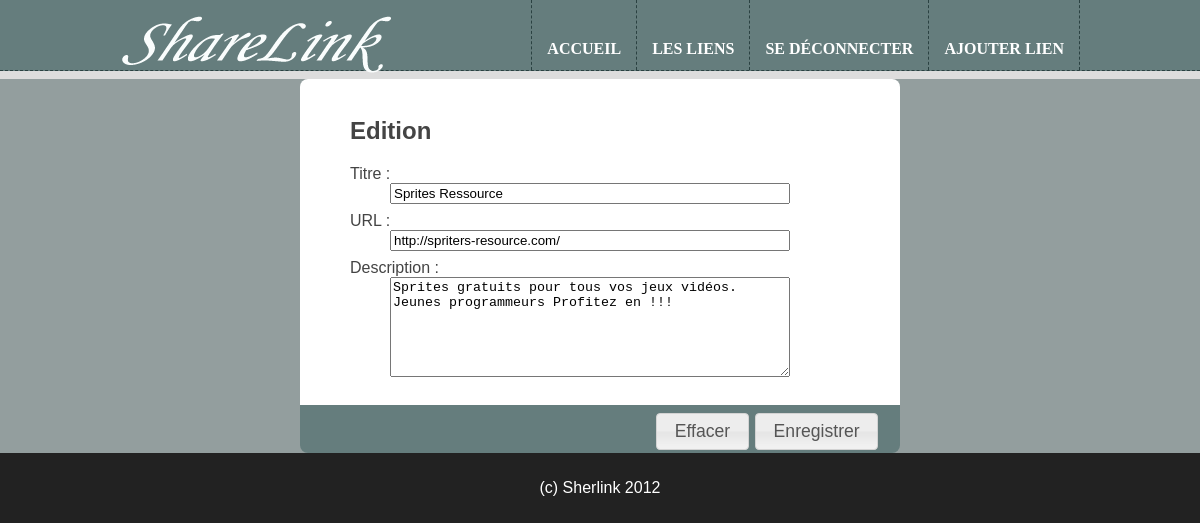
The app's page /index.php?controller=liens&action=editerlien&id=3 (signed in) with its own data.
### tables this page shows
CREATE TABLE IF NOT EXISTS `liens` (
  `id` int(10) unsigned NOT NULL AUTO_INCREMENT,
  `titre` varchar(256) NOT NULL,
  `utilisateur` int(11) unsigned NOT NULL,
  `description` text NOT NULL,
  `date` datetime NOT NULL,
  `visite` int(10) unsigned NOT NULL,
  `url` varchar(512) DEFAULT NULL,
  PRIMARY KEY (`id`)
);

### include/data.php (called while the page is built, shortened)
<?php
$accesBD = parse_ini_file(('include/config.ini'));
try{
    $db = new PDO('mysql:host='.$accesBD['serveur'].';dbname='.$accesBD['base'], $accesBD['identifiant'],
            $accesBD['motDePasse']);
}catch(PDOException $err){
    die('Erreur connexion BD');
}
    ?>
    <?php
function Liens_Details($id){
    global $db;
    $sql="SELECT * FROM Liens WHERE id=:id";
    $requete = $db->prepare($sql);
    $requete->bindValue('id',$id);
    if(!$requete->execute()){
        DBErreur('Erreur', $requete);
    }
    $detail[] = $requete->fetch(PDO::FETCH_ASSOC);
    $sql="SELECT titre, commentaire, date, identifiant, nom, prenom ".
            "FROM Commentaires INNER JOIN Utilisateurs ON utilisateur = Utilisateurs.id ".
            "WHERE lien = :id ".
            "ORDER BY date";
    $requete = $db->prepare($sql);
    $requete->bindValue('id',$id);
    $detail[] = $requete->fetchAll(PDO::FETCH_ASSOC);
    return $detail;
}
    ?>

### controllers/liens.controller.php (called while the page is built, shortened)
<?php
    function Executer($action){
        switch ($action){
            case 'editerlien':
                EditerLienAction();
                break;
        }
    }
    function EditerLienAction(){
        if($_SERVER['REQUEST_METHOD']=='GET'){
            $idLien = ReqParam($_GET, 'id');
            if($idLien != 0){
                $lien = Liens_Details($idLien);
                return;
            }
            return;
        }
    }
?>

### views/editerlien.view.php (the view, shortened to what this page needs)
<div id="editerLiens">
    <form method="POST" action="<?php echo $page['form']['action'];?>" name="form">
        <div id="formulaire">
            <h2><?php echo $page['texte'];?></h2>
                <dl>
                    <dt><label for="titre">Titre : </label></dt>
                    <dd><input name="titre" id="titre" type="text" value="<?php echo $page['form']['titre'];?>"></dd>
                    <dt><label for="url">URL : </label></dt>
                    <dd><input name="url" id="url" type="text"  value="<?php echo $page['form']['url'];?>"></dd>
                    <dt><label for="description">Description : </label></dt>
                    <dd><textarea name="description" id="description"><?php echo $page['form']['description'];?></textarea></dd>
                </dl>
        </div>
        <div id="commandes">
            <input type="reset" value="Effacer"/>
            <input type="submit" value="Enregistrer" />
        </div>
    </form>
</div>

### styles/sharelink.css (style rules this page uses)
body { margin: 0px; background-color: #222222; color: #FFFFFF; font-family: Helvetica, Arial, Sans Serif; }
label { display: inline-block; width: 10em; }

### styles/application.css (style rules this page uses)
#editerLiens { width:600px; margin-left:auto; margin-right:auto; color:#444444; }
#editerLiens input[type='text'],#editerLiens textArea { width:400px; }
#editerLiens textArea { height:100px; }
#editerLiens dd { margin-bottom:8px; }
#editerLiens #formulaire { background-color: white; padding-left:50px; padding-top:18px; border-top-left-radius: 8px; border-top-right-radius: 8px; padding-bottom:12px; }
#editerLiens #commandes { background-color: #657D7D; height: 40px; border-bottom-left-radius: 8px; border-bottom-right-radius: 8px; text-align: right; padding-right:20px; padding-top:8px; }

### records on screen
liens: titre "Sprites Ressource", url "http://spriters-resource.com/", description "Sprites gratuits pour tous vos jeux vidéos. Jeunes programmeurs Profitez en !!!"

### other values on screen
$page['texte'] "Edition"
